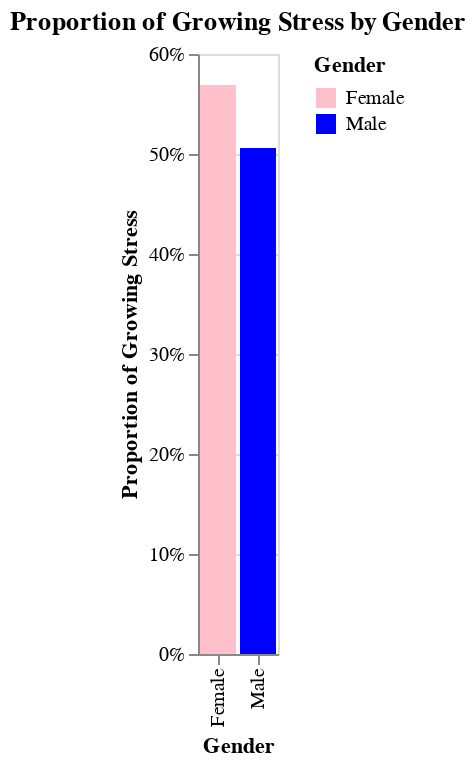

Notebook source saved alongside this figure:
### Code cell
# 38. Calculate and print the proportion of 'Growing_Stress' by 'Gender'
gender_stress_prop = df.groupby('Gender')['Growing_Stress'].mean().reset_index(name='StressProportion')
print("\nProportion of 'Growing_Stress' by Gender:\n")
print(gender_stress_prop.to_markdown(index=False, numalign="left", stralign="left"))

# 39. Create the bar chart
chart = alt.Chart(gender_stress_prop, title='Proportion of Growing Stress by Gender').mark_bar().encode(
    x=alt.X('Gender:N', axis=alt.Axis(title='Gender')),
    y=alt.Y('StressProportion:Q', axis=alt.Axis(title='Proportion of Growing Stress', format='%')),
    color=alt.Color('Gender:N', scale={'domain': ['Female', 'Male'], 'range': ['pink', 'blue']}),
    tooltip=['Gender', alt.Tooltip('StressProportion', title='Proportion of Growing Stress', format='%')]
)

# 40. show the chart
chart

### Figure 1 — Vega-Lite specification as saved in the notebook (floating-point values rounded to 4 significant figures)
{"config": {"view": {"continuousWidth": 300, "continuousHeight": 300}}, "data": {"name": "data-40b5701565cbe09f8aeaee4bb096e7fd"}, "mark": {"type": "bar"}, "encoding": {"color": {"field": "Gender", "scale": {"domain": ["Female", "Male"], "range": ["pink", "blue"]}, "type": "nominal"}, "tooltip": [{"field": "Gender", "type": "nominal"}, {"field": "StressProportion", "format": "%", "title": "Proportion of Growing Stress", "type": "quantitative"}], "x": {"axis": {"title": "Gender"}, "field": "Gender", "type": "nominal"}, "y": {"axis": {"format": "%", "title": "Proportion of Growing Stress"}, "field": "StressProportion", "type": "quantitative"}}, "title": "Proportion of Growing Stress by Gender", "$schema": "https://vega.github.io/schema/vega-lite/v5.20.1.json", "datasets": {"data-40b5701565cbe09f8aeaee4bb096e7fd": [{"Gender": "Female", "StressProportion": 0.5691}, {"Gender": "Male", "StressProportion": 0.5059}]}}
